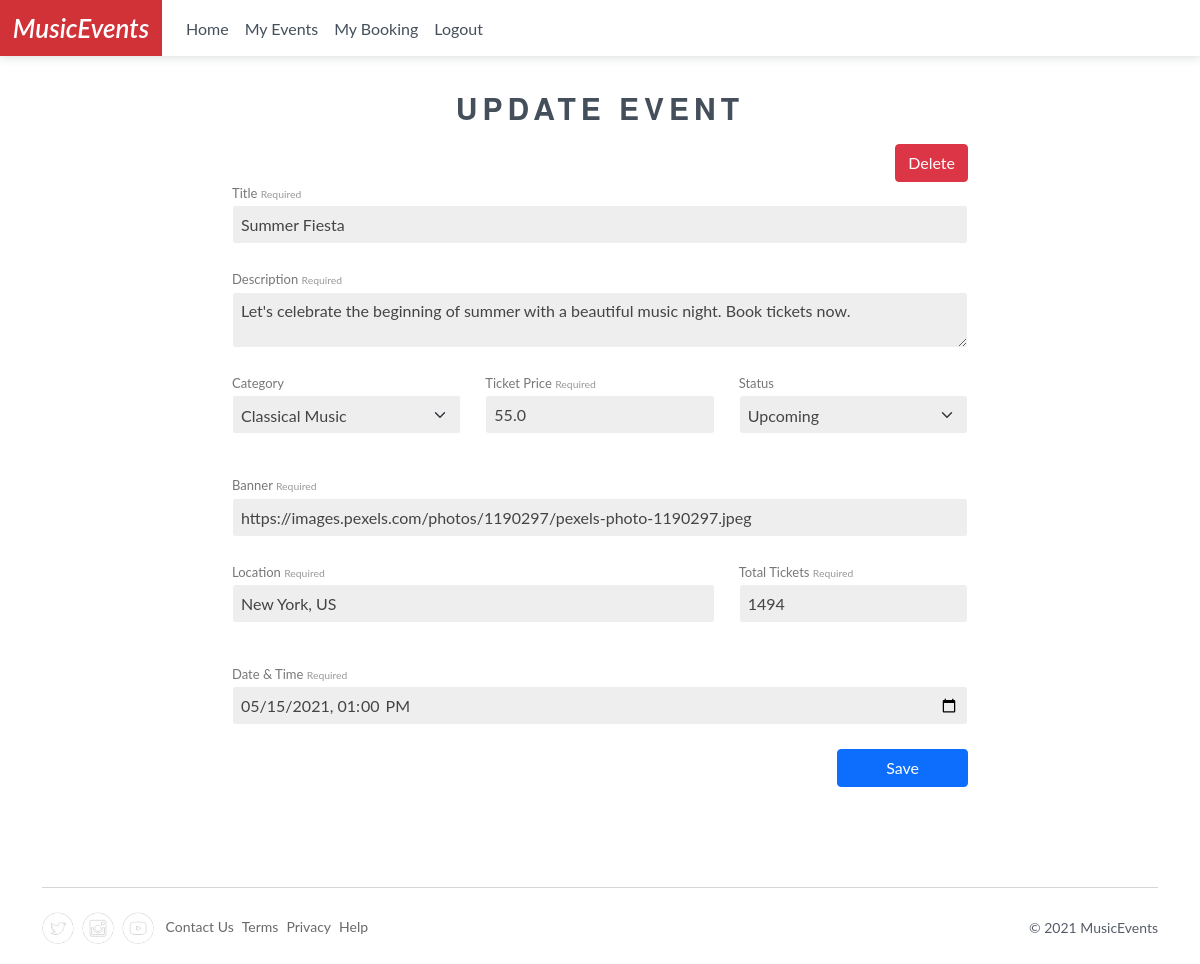
Screenshot of /update-event/2 (signed in) with the database file from the repository.
### db/models.py (models this page shows)
class Event(db.Model):
    id = db.Column(db.Integer, primary_key=True)
    user_id = db.Column(db.Integer, db.ForeignKey('usertable.id'))
    user = db.relationship('User')
    category_id = db.Column(db.Integer, db.ForeignKey('category.id'))
    category = db.relationship('Category')
    title = db.Column(db.String(256))
    description = db.Column(db.Text())
    price = db.Column(db.Float())
    date_time = db.Column(db.DateTime())
    status = db.Column(db.String(50))
    image_link = db.Column(db.String(256))
    total_tickets = db.Column(db.Integer())
    location = db.Column(db.String(256))

class Category(db.Model):
    id = db.Column(db.Integer, primary_key=True)
    title = db.Column(db.String(256))

### main.py (the view, shortened to what this page needs)
@app.route('/update-event/<event_id>', methods=["GET", "POST"])
def update_event(event_id):
    event = Event.query.filter_by(id=event_id).first()
    categories = Category.query.all()
    if not authenticated():
        return redirect("/login")
    event = Event.query.filter_by(id=event_id).first()
    if event.user_id != session.get("user_id"):
        return redirect("/login")
    return render_template("event-creation.html", event=event, categories=categories)

### main.py (called while the page is built)
def authenticated():
    if session.get('logged_in'):
        return True
    return False

### templates/event-creation.html (shortened to what this page needs)
{% extends "base.html" %}
{% block body %}
{% include "navbar.html" %}
<div class="container mt-3">
  <div class="Header">
    <h3 class="text-center">{% if event %}Update{% else %}Create{% endif %} Event</h3>
  </div>
  <div class="row">
    <div class="col-12 col-md-10 col-lg-8  mx-auto">
      {% if event and event.user_id == session.get("user_id") %}
      <div class="text-end">
        <a class="btn btn-danger" href="/delete-event/{{ event and event.id }}">Delete</a>
      </div>
      {% endif %}
      <form action="" method="post">
        <div>
          <div class="form-group mb-4">
            <label for="title" class="">Title <small>Required</small></label>
            <input type="text" class="form-control" id="title" placeholder="What's your event called?" name="title"
              value="{{ event and event.title }}" required>
          </div>
          <div class="form-group mb-4">
            <label for="title" class="">Description <small>Required</small></label>
            <textarea type="text" class="form-control" id="Description" placeholder="Describe event" name="description"
              required>{{ event and event.description }}</textarea>
          </div>
          <div class="row">
            <div class="col-md-4 form-group mb-4">
              <label for="category">Category</label>
              <select name="category" id="category" class=" form-select">
                {% for category in categories %}
                <option value="{{ category.id }}" {% if event and event.category_id == category.id %} selected
                  {% endif %}>
                  {{ category.title }}
                </option>
                {% endfor %}
              </select>
            </div>
            <div class="col-md-4 form-group mb-4">
              <label for="title" class="">Ticket Price <small>Required</small></label>
              <input type="number" class="form-control" id="title" placeholder="Price" name="price"
                value="{{ event and event.price }}" required>
            </div>
            <div class=" col-md-4 form-group mb-4">
              <label for="status">Status</label>
              <select name="status" id="status" class=" form-control form-select">
                <option value="upcoming" {% if event and event.status == "upcoming" %} selected {% endif %}>
                  Upcoming
                </option>
              </select>
            </div>
          </div>
          <div class="form-group mb-4">
            <label for="banner">Banner <small>Required</small></label>
            <input type="text" id="banner" class="form-control " name="banner" placeholder="Paste Banner Image Link"
              value="{{ event and event.image_link }}" required>
          </div>
        </div>
        <div>
          <div class="row">
            <div class="col-md-8 form-group mb-4">
              <label for="location" class="">Location <small>Required</small></label>
              <input type="text" class="form-control" id="location" placeholder="Location" name="location"
                value="{{ event and event.location }}" required>
            </div>
            <div class="col-md-4 form-group mb-4">
              <label for="tickets" class="">Total Tickets <small>Required</small></label>
              <input type="number" class="form-control " id="location" placeholder="Total Seats" name="total_tickets"
                value="{{ event and event.total_tickets }}" required>
            </div>
          </div>
        </div>
        <div>
          <div class="form-group mb-4">
            <label for="date">Date & Time <small>Required</small></label>
            <input type="datetime-local" class="form-control " id="date" placeholder="Date" name="datetime"
              value="{{ event and event.date_time.date() }}T{{ event and event.date_time.time() }}" required>
          </div>
        </div>
        <div class="text-end">
          <button type="submit" class="btn btn-primary px-5">{% if event %}Save{% else %}Create{% endif %}</button>
        </div>
      </form>
    </div>
  </div>
</div>
{% endblock %}

### static/css/main.css (style rules this page uses)
body { margin: 0; font-family: Lato, Helvetica Neue, Helvetica, Roboto, Arial, sans-serif; font-size: 14px; line-height: 20px; color: #565c68; font-weight: 400; min-height: 100vh; }
h1, h2, h3, h4, h5, h6 { font-family: "Helvetica Neue", Helvetica, Arial, sans-serif; font-weight: 700; line-height: 20px; color: #2e363f; text-rendering: optimizelegibility; }
h1, h2, h3 { line-height: 36px; }
input, button, select, optgroup, textarea { font-family: Lato, Helvetica Neue, Helvetica, Roboto, Arial, sans-serif !important; font-weight: 400; }
label { display: block; margin: 0; font-size: 0.8125rem; font-weight: 400; line-height: 1.8; color: #777; }
.Header { text-align: center; padding: 18px 0; position: relative; }
.Header h3 { text-transform: uppercase; font-weight: 700; letter-spacing: 5px; margin: 0; font-size: 1.875rem; color: rgb(68, 79, 91); }
.form-group { margin-bottom: 1rem; font-size: 16px; }
.form-group label { color: #777; }
.form-group label small { font-size: 80%; color: #999; line-height: inherit; }
.form-group input, .form-group textarea, .form-group select { line-height: normal; background-color: #eee; box-shadow: none; border: 1px solid #eee; box-sizing: border-box; display: block; width: 100%; padding: 0.5rem; border: 1px solid #fff; margin: 0 0 1rem; font-family: inherit; font-size: 1rem; color: #444; border-radius: 3px; -webkit-appearance: none; -moz-appearance: none; }
.form-group input, .form-group select { height: 2.4375rem; }

### rows the page displays
Event: title "Summer Fiesta", description "Let's celebrate the beginning of summer with a beautiful music night. Book tickets now.", category "Classical Music", price "55.0", status "Upcoming", banner "https://images.pexels.com/photos/1190297/pexels-photo-1190297.jpeg", location "New York, US", total_tickets "1494", datetime "05/15/2021 13:00"
